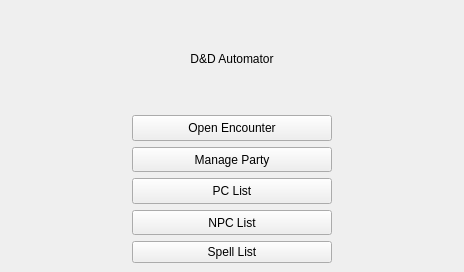
<?xml version="1.0" encoding="UTF-8"?>
<ui version="4.0">
 <class>MainWindow</class>
 <widget class="QMainWindow" name="MainWindow">
  <property name="geometry">
   <rect>
    <x>0</x>
    <y>0</y>
    <width>464</width>
    <height>272</height>
   </rect>
  </property>
  <property name="windowTitle">
   <string>D&amp;D Automator</string>
  </property>
  <widget class="QWidget" name="centralwidget">
   <layout class="QVBoxLayout" name="verticalLayout">
    <item>
     <layout class="QHBoxLayout" name="mainWindowTitleHorizontalLayout">
      <item alignment="Qt::AlignHCenter">
       <widget class="QLabel" name="flameIcon1">
        <property name="maximumSize">
         <size>
          <width>100</width>
          <height>100</height>
         </size>
        </property>
        <property name="text">
         <string/>
        </property>
        <property name="pixmap">
         <pixmap>static/fire.png</pixmap>
        </property>
        <property name="scaledContents">
         <bool>true</bool>
        </property>
       </widget>
      </item>
      <item>
       <widget class="QLabel" name="mainWindowTitle">
        <property name="maximumSize">
         <size>
          <width>16777215</width>
          <height>75</height>
         </size>
        </property>
        <property name="styleSheet">
         <string notr="true">font: 33pt &quot;.AppleSystemUIFont&quot;;</string>
        </property>
        <property name="text">
         <string>D&amp;D Automator</string>
        </property>
        <property name="alignment">
         <set>Qt::AlignCenter</set>
        </property>
       </widget>
      </item>
      <item alignment="Qt::AlignHCenter">
       <widget class="QLabel" name="flameIcon2">
        <property name="maximumSize">
         <size>
          <width>100</width>
          <height>100</height>
         </size>
        </property>
        <property name="text">
         <string/>
        </property>
        <property name="pixmap">
         <pixmap>static/fire.png</pixmap>
        </property>
        <property name="scaledContents">
         <bool>true</bool>
        </property>
       </widget>
      </item>
     </layout>
    </item>
    <item>
     <layout class="QHBoxLayout" name="mainWindowHorizontalButtonLayout">
      <item>
       <spacer name="horizontalSpacer_3">
        <property name="orientation">
         <enum>Qt::Horizontal</enum>
        </property>
        <property name="sizeHint" stdset="0">
         <size>
          <width>40</width>
          <height>20</height>
         </size>
        </property>
       </spacer>
      </item>
      <item>
       <layout class="QVBoxLayout" name="mainWindowVerticalButtonLayout">
        <item>
         <widget class="QPushButton" name="openEncounterButton">
          <property name="minimumSize">
           <size>
            <width>200</width>
            <height>0</height>
           </size>
          </property>
          <property name="maximumSize">
           <size>
            <width>200</width>
            <height>50</height>
           </size>
          </property>
          <property name="text">
           <string>Open Encounter</string>
          </property>
          <property name="checkable">
           <bool>false</bool>
          </property>
          <property name="default">
           <bool>false</bool>
          </property>
          <property name="flat">
           <bool>false</bool>
          </property>
         </widget>
        </item>
        <item>
         <widget class="QPushButton" name="openPartyManagerButton">
          <property name="minimumSize">
           <size>
            <width>200</width>
            <height>0</height>
           </size>
          </property>
          <property name="maximumSize">
           <size>
            <width>200</width>
            <height>50</height>
           </size>
          </property>
          <property name="text">
           <string>Manage Party</string>
          </property>
         </widget>
        </item>
        <item>
         <widget class="QPushButton" name="openPCListButton">
          <property name="minimumSize">
           <size>
            <width>200</width>
            <height>0</height>
           </size>
          </property>
          <property name="maximumSize">
           <size>
            <width>200</width>
            <height>50</height>
           </size>
          </property>
          <property name="text">
           <string>PC List</string>
          </property>
         </widget>
        </item>
        <item>
         <widget class="QPushButton" name="openNPCListButton">
          <property name="minimumSize">
           <size>
            <width>200</width>
            <height>0</height>
           </size>
          </property>
          <property name="maximumSize">
           <size>
            <width>200</width>
            <height>50</height>
           </size>
          </property>
          <property name="text">
           <string>NPC List</string>
          </property>
         </widget>
        </item>
        <item>
         <widget class="QPushButton" name="openSpellListPushButton">
          <property name="text">
           <string>Spell List</string>
          </property>
         </widget>
        </item>
       </layout>
      </item>
      <item>
       <spacer name="horizontalSpacer_2">
        <property name="orientation">
         <enum>Qt::Horizontal</enum>
        </property>
        <property name="sizeHint" stdset="0">
         <size>
          <width>40</width>
          <height>20</height>
         </size>
        </property>
       </spacer>
      </item>
     </layout>
    </item>
   </layout>
  </widget>
 </widget>
 <resources/>
 <connections>
  <connection>
   <sender>openEncounterButton</sender>
   <signal>clicked()</signal>
   <receiver>MainWindow</receiver>
   <slot>openEncounter()</slot>
   <hints>
    <hint type="sourcelabel">
     <x>331</x>
     <y>122</y>
    </hint>
    <hint type="destinationlabel">
     <x>463</x>
     <y>139</y>
    </hint>
   </hints>
  </connection>
  <connection>
   <sender>openPartyManagerButton</sender>
   <signal>clicked()</signal>
   <receiver>MainWindow</receiver>
   <slot>openPartyManager()</slot>
   <hints>
    <hint type="sourcelabel">
     <x>331</x>
     <y>156</y>
    </hint>
    <hint type="destinationlabel">
     <x>463</x>
     <y>178</y>
    </hint>
   </hints>
  </connection>
  <connection>
   <sender>openPCListButton</sender>
   <signal>clicked()</signal>
   <receiver>MainWindow</receiver>
   <slot>openPCList()</slot>
   <hints>
    <hint type="sourcelabel">
     <x>331</x>
     <y>190</y>
    </hint>
    <hint type="destinationlabel">
     <x>530</x>
     <y>209</y>
    </hint>
   </hints>
  </connection>
  <connection>
   <sender>openNPCListButton</sender>
   <signal>clicked()</signal>
   <receiver>MainWindow</receiver>
   <slot>openNPCList()</slot>
   <hints>
    <hint type="sourcelabel">
     <x>331</x>
     <y>224</y>
    </hint>
    <hint type="destinationlabel">
     <x>473</x>
     <y>244</y>
    </hint>
   </hints>
  </connection>
  <connection>
   <sender>openSpellListPushButton</sender>
   <signal>clicked()</signal>
   <receiver>MainWindow</receiver>
   <slot>openSpellLibrary()</slot>
   <hints>
    <hint type="sourcelabel">
     <x>253</x>
     <y>247</y>
    </hint>
    <hint type="destinationlabel">
     <x>451</x>
     <y>232</y>
    </hint>
   </hints>
  </connection>
 </connections>
 <slots>
  <slot>openEncounter()</slot>
  <slot>openPartyManager()</slot>
  <slot>openPCList()</slot>
  <slot>openNPCList()</slot>
  <slot>openSpellLibrary()</slot>
 </slots>
</ui>
